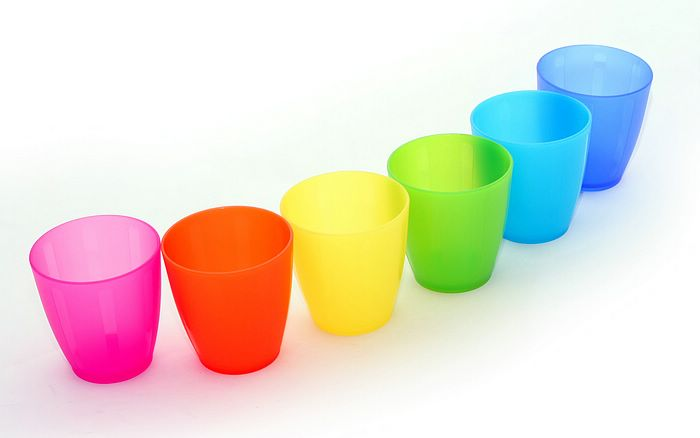
#> input picture Project/cups.jpg, 700 x 438 px
$ python DetectC.py
#> lines starting #> are read from the running program, lines starting #| are printed output that depends on the picture; after the words box and inside, x2 and y2 are one past the last pixel; in counts of white or black regions, pixels touching at a corner belong together
# import the necessary packages
import numpy as np
import argparse
import cv2
import easygui

# construct the argument parse and parse the arguments
ap = argparse.ArgumentParser()
# Opening an image using a File Open dialog:
img = cv2.imread("cups.jpg")
#> img is the input picture: shape (438, 700, 3); mean B, G, R 208, 220.1, 228.7

# Creating a plain white image
WhiteImg = np.zeros(np.shape(img), np.uint8)
WhiteImg[:,:] = (255,255,255)

HSV = cv2.cvtColor(img, cv2.COLOR_BGR2HSV)
#> HSV: shape (438, 700, 3); mean H, S, V 53, 63.4, 248.4
#G = cv2.cvtColor(HSV,cv2.COLOR_BGR2GRAY)

k = np.array([[-1,-1,-1], [-1,8,-1], [-1,-1,-1]],
dtype=float)
F = cv2.filter2D(img,ddepth=-1,kernel=k)
G = cv2.cvtColor(F,cv2.COLOR_BGR2GRAY)

ret, thresh = cv2.threshold(G,0,255,cv2.THRESH_BINARY_INV+cv2.THRESH_OTSU)
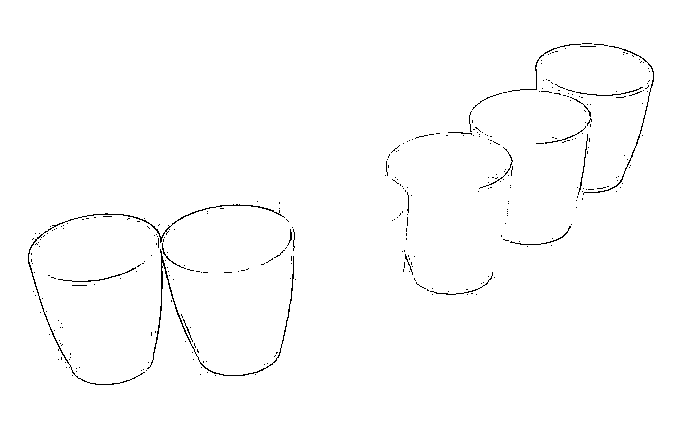
#> thresh: shape (438, 700); 99% white; black in thin lines or dots, all inside (x1, y1, x2, y2) = (28, 43, 654, 385)
#> ret = 64

# noise removal
kernel = np.ones((3,3),np.uint8)
opening = cv2.morphologyEx(thresh,cv2.MORPH_OPEN,kernel, iterations = 2)
#> opening: shape (438, 700); 98.3% white; 76 black regions (59 under 20 px), largest, box (x1, y1, x2, y2) and area: (28, 201, 296, 385) 2303, (536, 46, 654, 200) 1210, (508, 43, 608, 92) 249

# sure background area
sure_bg = cv2.dilate(opening,kernel,iterations=3)
#> sure_bg: shape (438, 700); 100% white; black in thin lines or dots, all inside (x1, y1, x2, y2) = (164, 172, 509, 277)

# Finding sure foreground area
dist_transform = cv2.distanceTransform(opening,cv2.DIST_L2,5)
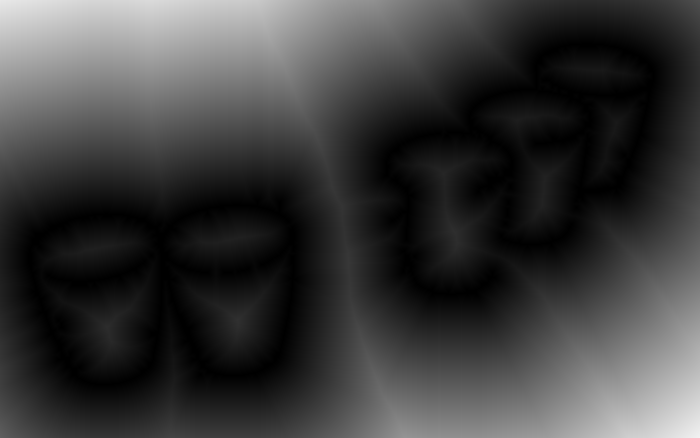
#> dist_transform: shape (438, 700) float32; min 0, max 242, mean 59.8
ret, sure_fg = cv2.threshold(dist_transform,0.7*dist_transform.max(),255,0)
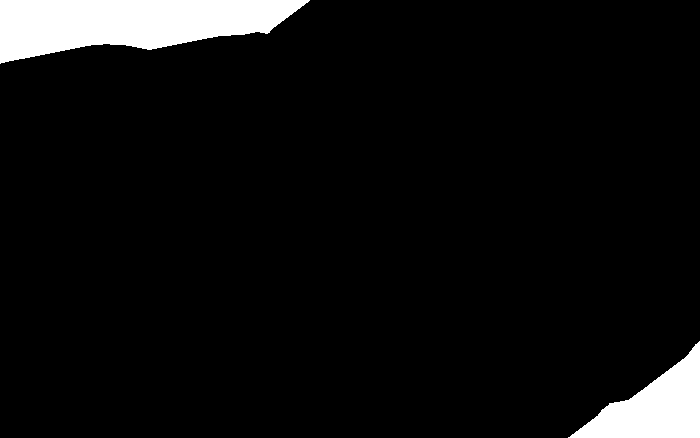
#> sure_fg: shape (438, 700) float32; 6.2% white; 2 white regions, box (x1, y1, x2, y2) and area: (0, 0, 310, 64) 13013, (568, 341, 700, 438) 6062
#> ret = 169.4

# Finding unknown region
sure_fg = np.uint8(sure_fg)
unknown = cv2.subtract(sure_bg,sure_fg)

#Marker labelling
ret, markers = cv2.connectedComponents(sure_fg)
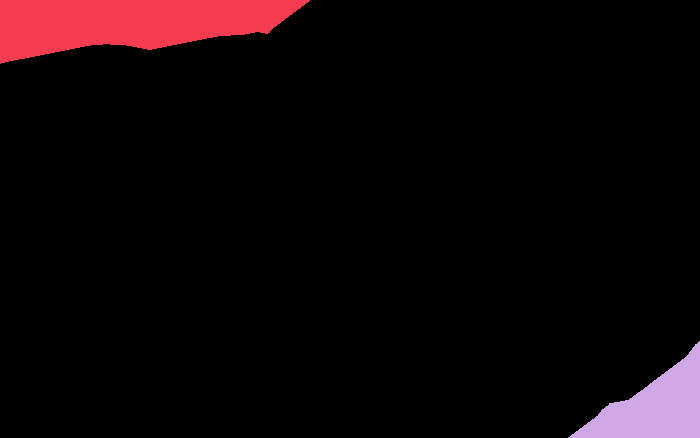
#> markers: shape (438, 700) int32; 3 distinct labels, from 0 to 2; one colour per label, 0 black
#> ret = 3

#Add one to all labels so that sure background is not 0, but 1
markers = markers+1
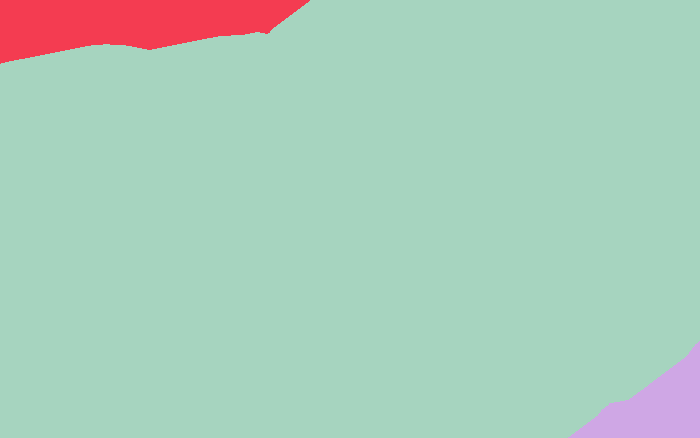
#> markers: shape (438, 700) int32; 3 distinct labels, from 1 to 3; one colour per label, 0 black

# Now, mark the region of unknown with zero
markers[unknown==255] = 0
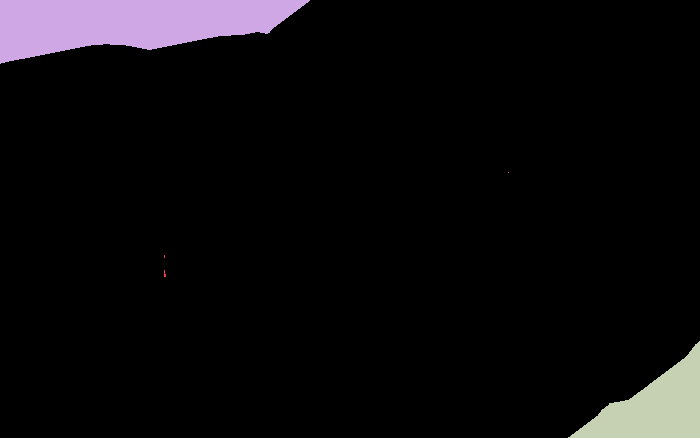
#> markers: shape (438, 700) int32; 4 distinct labels, from 0 to 3; one colour per label, 0 black

markers = cv2.watershed(img,markers)
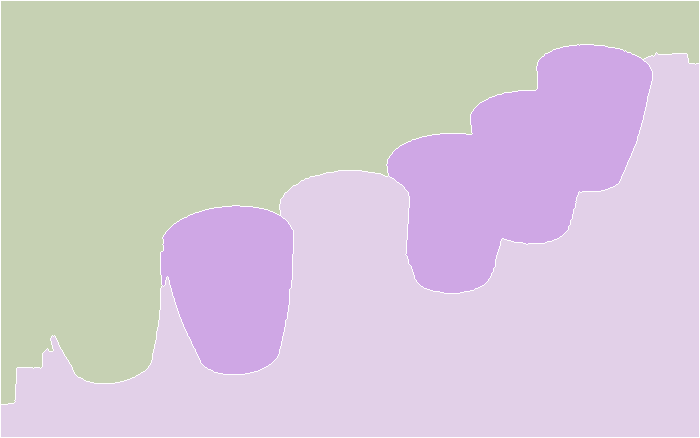
#> markers: shape (438, 700) int32; 4 distinct labels, from -1 to 3; one colour per label, 0 black, -1 white
WhiteImg[markers == -1] = [255,0,0]

cv2.imshow("t", img)
key = cv2.waitKey(0)
#> (key Esc is pressed here)

$ run again, with Project/balls.jpg copied over Project/cups.jpg
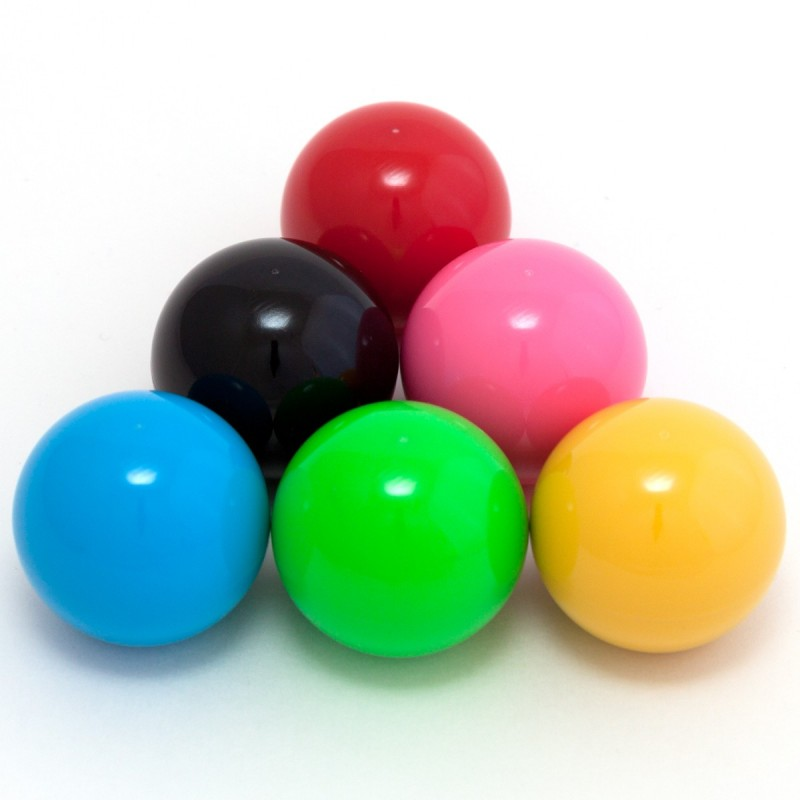
#> input picture Project/balls.jpg, 800 x 800 px
#> img is the input picture: shape (800, 800, 3); mean B, G, R 177.3, 194.9, 184.4
#> HSV: shape (800, 800, 3); mean H, S, V 60.9, 87.9, 221.3
#> `ret, thresh = cv2.threshold(G,0,255,cv2.THRESH_BINARY_INV+cv2.THRESH_O..`:
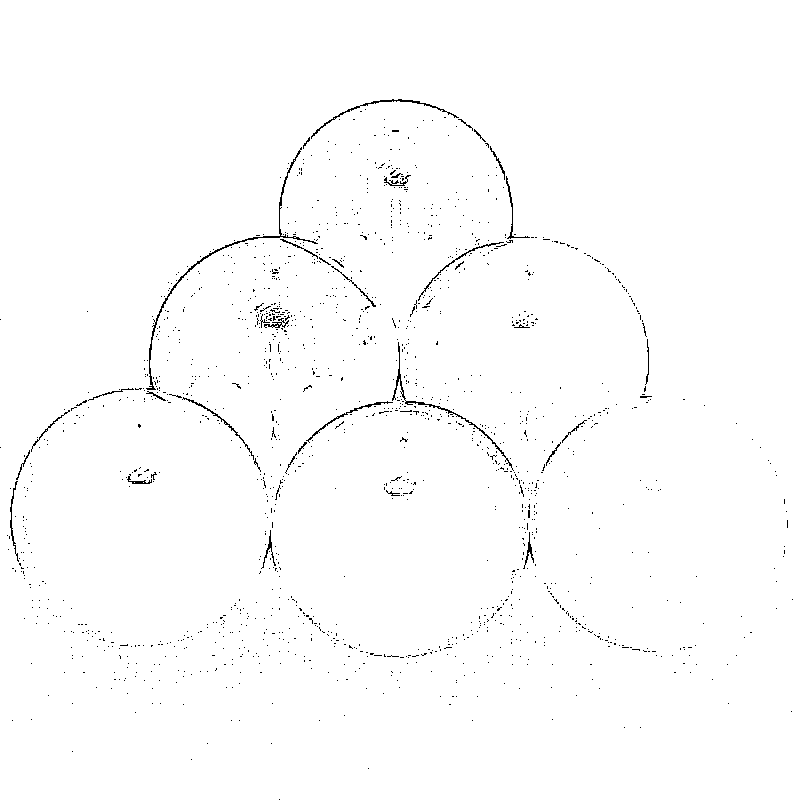
#> thresh: shape (800, 800); 99% white; black in thin lines or dots, all inside (x1, y1, x2, y2) = (0, 99, 793, 800)
#> `ret, thresh = cv2.threshold(G,0,255,cv2.THRESH_BINARY_INV+cv2.THRESH_O..`: ret = 20
#> opening: shape (800, 800); 98.2% white; 800 black regions (757 under 20 px), largest, box (x1, y1, x2, y2) and area: (7, 99, 537, 566) 3698, (285, 342, 519, 480) 1791, (250, 302, 296, 335) 827
#> sure_bg: shape (800, 800); 99.9% white; 17 black regions (11 under 20 px), largest, box (x1, y1, x2, y2) and area: (259, 307, 290, 327) 410, (387, 171, 405, 185) 119, (397, 382, 401, 398) 33, (334, 263, 340, 269) 27, (152, 380, 155, 394) 27, (290, 240, 301, 245) 22
#> `ret, sure_fg = cv2.threshold(dist_transform,0.7*dist_transform.max(),2..`: ret = 230
#> unknown: shape (800, 800); 97.2% white; 19 black regions (11 under 20 px), largest, box (x1, y1, x2, y2) and area: (669, 0, 800, 137) 9471, (0, 0, 123, 94) 7874, (259, 307, 290, 327) 410
#> `ret, markers = cv2.connectedComponents(sure_fg)`: ret = 3
#> `markers = cv2.watershed(img,markers)`:
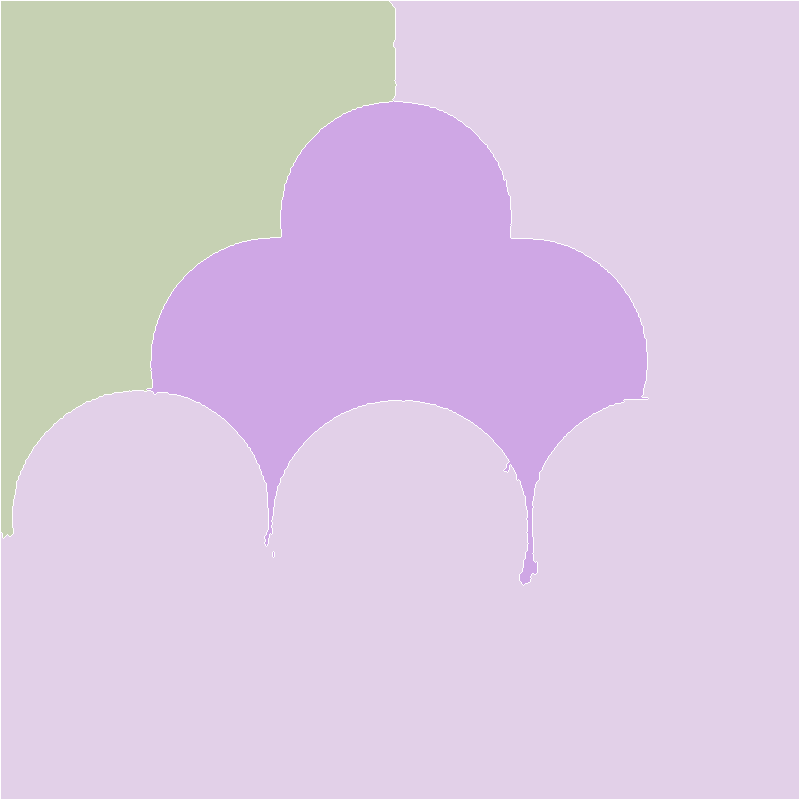
#> markers: shape (800, 800) int32; 4 distinct labels, from -1 to 3; one colour per label, 0 black, -1 white

$ run again, with Project/bottles.jpg copied over Project/cups.jpg
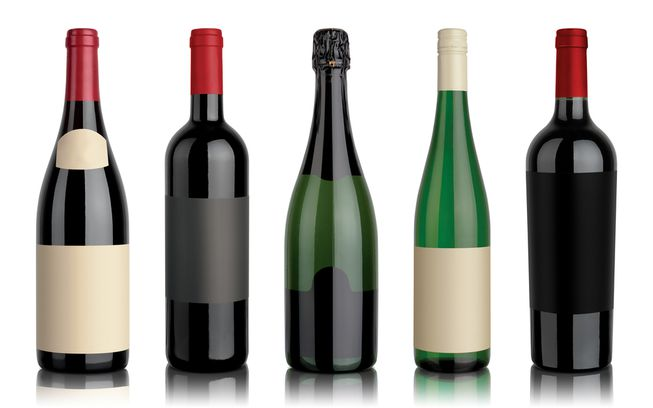
#> input picture Project/bottles.jpg, 653 x 408 px
#> img is the input picture: shape (408, 653, 3); mean B, G, R 171.9, 176.5, 177.7
#> HSV: shape (408, 653, 3); mean H, S, V 26.3, 23.3, 180.8
#> `ret, thresh = cv2.threshold(G,0,255,cv2.THRESH_BINARY_INV+cv2.THRESH_O..`:
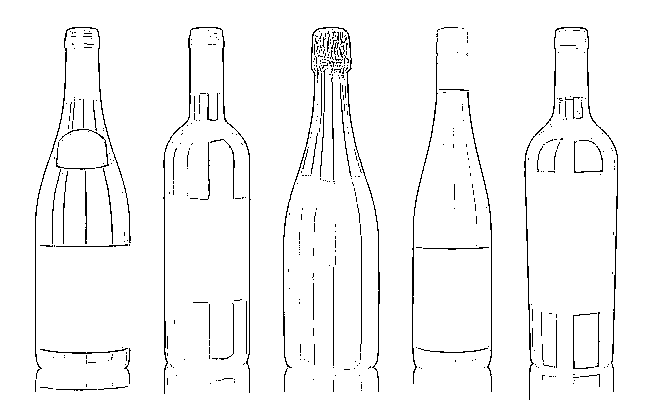
#> thresh: shape (408, 653); 96.7% white; black in thin lines or dots, all inside (x1, y1, x2, y2) = (35, 27, 618, 400)
#> `ret, thresh = cv2.threshold(G,0,255,cv2.THRESH_BINARY_INV+cv2.THRESH_O..`: ret = 94
#> opening: shape (408, 653); 95.4% white; 109 black regions (83 under 20 px), largest, box (x1, y1, x2, y2) and area: (283, 27, 380, 392) 3717, (35, 27, 131, 384) 2391, (163, 27, 251, 394) 1891
#> sure_bg: shape (408, 653); 99.5% white; 6 black regions (3 under 20 px), largest, box (x1, y1, x2, y2) and area: (314, 30, 349, 80) 1289, (192, 99, 197, 111) 60, (343, 88, 347, 112) 58
#> `ret, sure_fg = cv2.threshold(dist_transform,0.7*dist_transform.max(),2..`: ret = 50.19
#> unknown: shape (408, 653); 98% white; 13 black regions (3 under 20 px), largest, box (x1, y1, x2, y2) and area: (0, 0, 26, 144) 1950, (628, 0, 653, 110) 1605, (314, 30, 349, 80) 1289
#> `ret, markers = cv2.connectedComponents(sure_fg)`: ret = 8
#> `markers = cv2.watershed(img,markers)`:
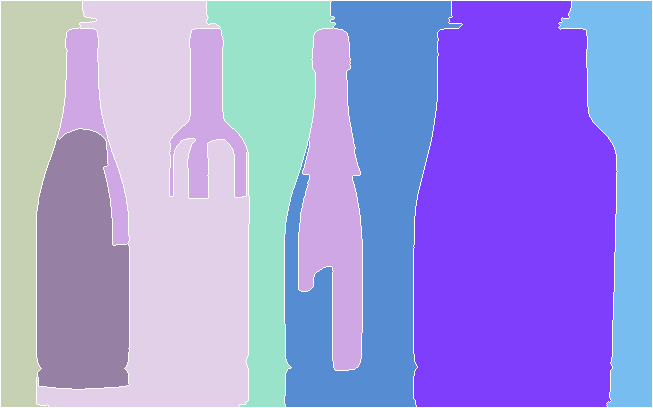
#> markers: shape (408, 653) int32; 9 distinct labels, from -1 to 8; one colour per label, 0 black, -1 white
